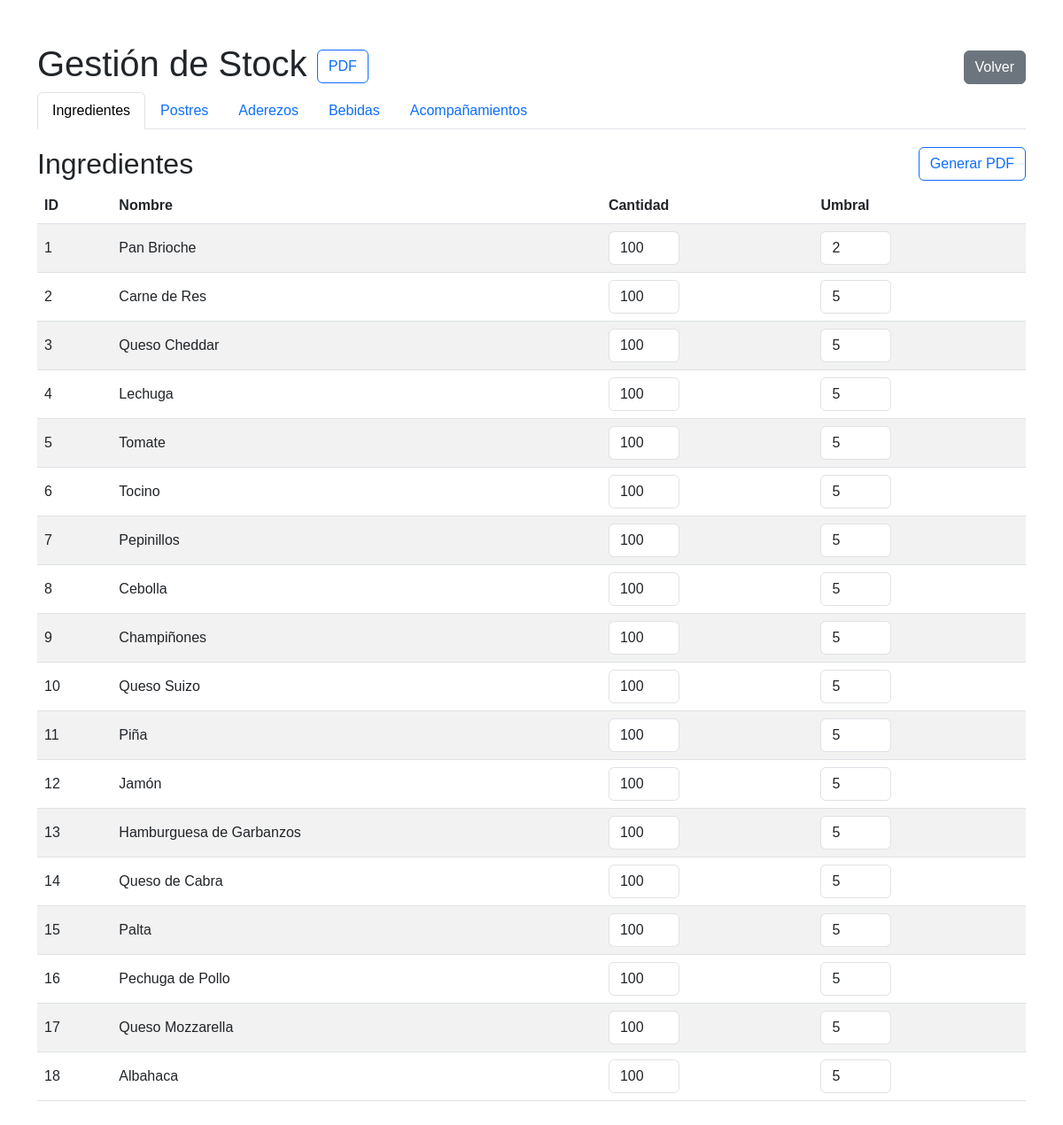
/mantenedores/stock/listar.php, run on the app's committed database.
### tables this page shows
CREATE TABLE `ingrediente` (
  `id_ingrediente` int(11) NOT NULL,
  `nombre_ingrediente` varchar(30) DEFAULT NULL,
  `cantidad` int(11) DEFAULT NULL,
  `umbral_reabastecimiento` int(11) NOT NULL DEFAULT 5
);

### mantenedores/stock/listar.php (the view, shortened to what this page needs)
<?php
include '../../conexion.php';
$ingredientes_query = "SELECT * FROM ingrediente";
$ingredientes = $conexion->query($ingredientes_query);
?>
<!DOCTYPE html>
<html lang="es">
<head>
    <link href="https://cdn.jsdelivr.net/npm/bootstrap@5.3.0/dist/css/bootstrap.min.css" rel="stylesheet">
</head>
<body>
<div class="container mt-5">
    <div class="d-flex justify-content-between align-items-center">
        <h1>Gestión de Stock <button class="btn btn-outline-primary" onclick="window.open('reportes.php', '_blank')">PDF</button></h1>
        <button class="btn btn-secondary" onclick="window.location.href='../../index/index-mantenedores.php'">Volver</button>
    </div>
    <ul class="nav nav-tabs" id="productTabs" role="tablist">
        <li class="nav-item" role="presentation">
            <a class="nav-link active" id="ingrediente-tab" data-bs-toggle="tab" href="#ingrediente" role="tab">Ingredientes</a>
        </li>
        <li class="nav-item" role="presentation">
            <a class="nav-link" id="postre-tab" data-bs-toggle="tab" href="#postre" role="tab">Postres</a>
        </li>
        <li class="nav-item" role="presentation">
            <a class="nav-link" id="aderezo-tab" data-bs-toggle="tab" href="#aderezo" role="tab">Aderezos</a>
        </li>
        <li class="nav-item" role="presentation">
            <a class="nav-link" id="bebida-tab" data-bs-toggle="tab" href="#bebida" role="tab">Bebidas</a>
        </li>
        <li class="nav-item" role="presentation">
            <a class="nav-link" id="acompaniamiento-tab" data-bs-toggle="tab" href="#acompaniamiento" role="tab">Acompañamientos</a>
        </li>
    </ul>
    <div class="tab-content" id="productTabsContent">
        <div class="tab-pane fade show active" id="ingrediente" role="tabpanel">
            <div class="d-flex justify-content-between">
                <h2>Ingredientes</h2>
                <button class="btn btn-outline-primary mb-2" onclick="window.open('reportes.php?tipo=ingrediente', '_blank')">Generar PDF</button>
            </div>
            <div class="table-container table-responsive">
                <table class="table table-striped">
                    <thead>
                        <tr>
                            <th>ID</th>
                            <th>Nombre</th>
                            <th>Cantidad</th>
                            <th>Umbral</th>
                        </tr>
                    </thead>
                    <tbody>
                        <?php while ($row = $ingredientes->fetch_assoc()): ?>
                            <tr>
                                <td><?php echo $row['id_ingrediente']; ?></td>
                                <td><?php echo $row['nombre_ingrediente']; ?></td>
                                <td>
                                    <input type="number" class="form-control stock-input"
                                           id="cantidad-ingrediente-<?php echo $row['id_ingrediente']; ?>"
                                           value="<?php echo $row['cantidad']; ?>" data-id="<?php echo $row['id_ingrediente']; ?> "
                                           data-type="ingrediente">
                                </td>
                                <td>
                                    <input type="number" class="form-control umbral-input"
                                           id="umbral-ingrediente-<?php echo $row['id_ingrediente']; ?>"
                                           value="<?php echo $row['umbral_reabastecimiento']; ?>"
                                           data-id="<?php echo $row['id_ingrediente']; ?>" data-type="ingrediente">
                                </td>
                            </tr>
                        <?php endwhile; ?>
                    </tbody>
                </table>
            </div>
        </div>
    </div>
</div>
</body>
</html>

### mantenedores/stock/listar.php (style rules this page uses)
body { font-family: 'Arial', sans-serif; }
.tab-content { margin-top: 20px; }
.table-container { margin-bottom: 30px; }
.table th, .table td { vertical-align: middle; }
.stock-input, .umbral-input { width: 80px; }
.nav-link { cursor: pointer; }

### data on the page
ingrediente: id_ingrediente "1", nombre_ingrediente "Pan Brioche", cantidad "100", umbral_reabastecimiento "2"
ingrediente: id_ingrediente "2", nombre_ingrediente "Carne de Res", cantidad "100", umbral_reabastecimiento "5"
ingrediente: id_ingrediente "3", nombre_ingrediente "Queso Cheddar", cantidad "100", umbral_reabastecimiento "5"
ingrediente: id_ingrediente "4", nombre_ingrediente "Lechuga", cantidad "100", umbral_reabastecimiento "5"
ingrediente: id_ingrediente "5", nombre_ingrediente "Tomate", cantidad "100", id_ingrediente+umbral_reabastecimiento "5"
ingrediente: id_ingrediente "6", nombre_ingrediente "Tocino", cantidad "100", umbral_reabastecimiento "5"
ingrediente: id_ingrediente "7", nombre_ingrediente "Pepinillos", cantidad "100", umbral_reabastecimiento "5"
ingrediente: id_ingrediente "8", nombre_ingrediente "Cebolla", cantidad "100", umbral_reabastecimiento "5"
ingrediente: id_ingrediente "9", nombre_ingrediente "Champiñones", cantidad "100", umbral_reabastecimiento "5"
ingrediente: id_ingrediente "10", nombre_ingrediente "Queso Suizo", cantidad "100", umbral_reabastecimiento "5"
ingrediente: id_ingrediente "11", nombre_ingrediente "Piña", cantidad "100", umbral_reabastecimiento "5"
ingrediente: id_ingrediente "12", nombre_ingrediente "Jamón", cantidad "100", umbral_reabastecimiento "5"
ingrediente: id_ingrediente "13", nombre_ingrediente "Hamburguesa de Garbanzos", cantidad "100", umbral_reabastecimiento "5"
ingrediente: id_ingrediente "14", nombre_ingrediente "Queso de Cabra", cantidad "100", umbral_reabastecimiento "5"
ingrediente: id_ingrediente "15", nombre_ingrediente "Palta", cantidad "100", umbral_reabastecimiento "5"
ingrediente: id_ingrediente "16", nombre_ingrediente "Pechuga de Pollo", cantidad "100", umbral_reabastecimiento "5"
ingrediente: id_ingrediente "17", nombre_ingrediente "Queso Mozzarella", cantidad "100", umbral_reabastecimiento "5"
ingrediente: id_ingrediente "18", nombre_ingrediente "Albahaca", cantidad "100", umbral_reabastecimiento "5"
